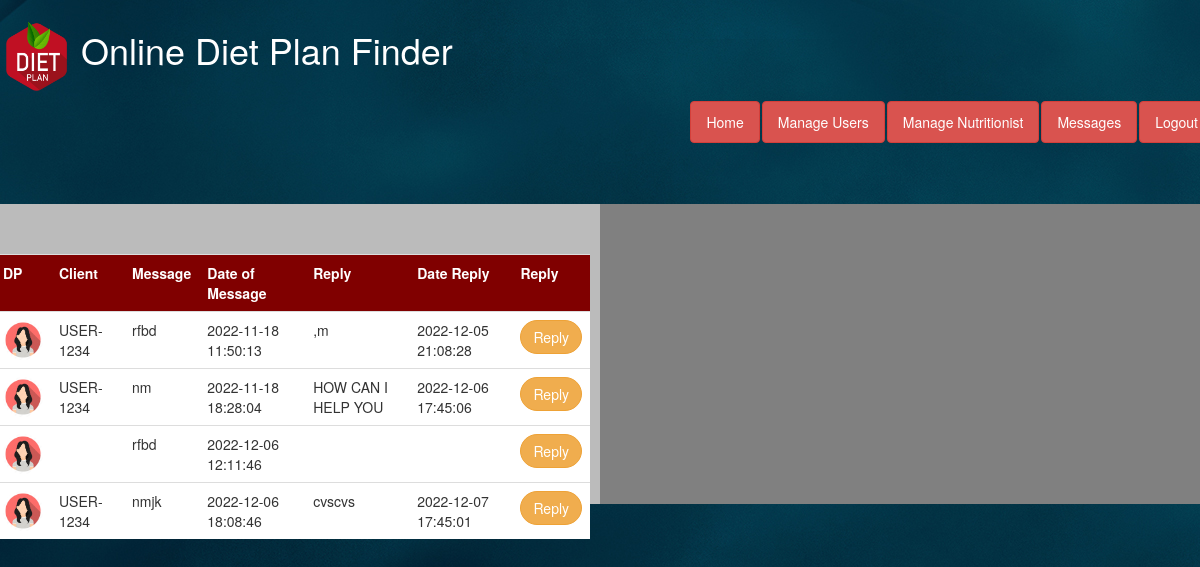
The app's page /admin_messages.php (signed in) with its own data.
### tables this page shows
CREATE TABLE IF NOT EXISTS `messages` (
  `SID` int(11) NOT NULL AUTO_INCREMENT,
  `sender_ID` int(11) NOT NULL,
  `message` varchar(500) NOT NULL,
  `reply` varchar(500) DEFAULT NULL,
  `date_message` datetime NOT NULL,
  `date_reply` datetime DEFAULT NULL,
  `reciever_ID` int(11) NOT NULL,
  PRIMARY KEY (`SID`)
);

CREATE TABLE IF NOT EXISTS `user` (
  `UID` int(11) NOT NULL AUTO_INCREMENT,
  `name` varchar(20) NOT NULL,
  `username` varchar(100) NOT NULL,
  `phone` varchar(13) NOT NULL,
  `email` varchar(50) NOT NULL,
  `password` varchar(20) NOT NULL,
  `type` varchar(30) NOT NULL,
  `status` varchar(30) NOT NULL,
  `pic` varchar(500) DEFAULT NULL,
  `intro` varchar(1000) DEFAULT NULL,
  `qualification` varchar(200) DEFAULT NULL,
  `experience` varchar(400) DEFAULT NULL,
  PRIMARY KEY (`UID`)
);

### admin_messages.php (the view, shortened to what this page needs)
 <!DOCTYPE html>
<html lang="en">
  <head>
    <link rel="stylesheet" href="https://cdnjs.cloudflare.com/ajax/libs/font-awesome/4.7.0/css/font-awesome.min.css">
    <link href="css/bootstrap.min.css" rel="stylesheet">
<link rel="stylesheet" href="https://maxcdn.bootstrapcdn.com/bootstrap/3.4.1/css/bootstrap.min.css">
  </head>
  <body  >
  <div class="navbar" style="background-color: url(img/baC.jpg)"  >
  <header><b><a href="admin.php"> <h1 style="color:white" ><img src="img/logo1.png" width="70px" height="70px"> Online Diet Plan Finder</h1></a></header>
                     <ul class="nav nav-pills navbar-right">
                                                      <li><a style="color:white" class="btn btn-danger" href="admin.php" >Home</a></li>
                                                      <li><a style="color:white" class="btn btn-danger" href="manage_users.php" >Manage Users</a></li>
                                                      <li><a style="color:white" class="btn btn-danger" href="manage_nutritionist.php" >Manage Nutritionist</a></li>
                                                      <li><a style="color:white" class="btn btn-danger" href="admin_messages.php" >Messages</a></li>
                                                      <li><a href="logout.php" style="color:white" class="btn btn-danger" style="color:white" >Logout</a></li>
                            </ul>
        </div>
 <span style="background-image: url(img/baC.jpg)">
      <br><br>
	<div class="row">
  <div class="column" style="background-color:#bbb;">
  <section class="hero-section set-bg" data-setbg="img/head.jpg">
  <br><Br>
<table class="table">
 <tr>
 <th>
DP
</th>
 <th>
Client
</th>
<th>
Message
</th>
<th>
Date of Message
</th>
<th>
Reply
</th>
<th>
Date Reply
</th>
<th>
Reply
</th>
</tr>
<?php
$UID=$_SESSION['UID'];
$conn=mysqli_connect('localhost','root','','diet');
$sql="select * from messages where reciever_ID=$UID";
$result=mysqli_query($conn,$sql);
$num=mysqli_num_rows($result);
if($num>0){
while($row=mysqli_fetch_assoc($result)){
 $SID=$row['SID'];
 $sender_id=$row['sender_ID'];
 $message=$row['message'];
 $reply=$row['reply'];
 $date_message=$row['date_message'];
 $date_reply=$row['date_reply'];
?>
 <?php
 $user="select * from user  where UID='$sender_id';";
$res=mysqli_query($conn,$user);
$r=mysqli_fetch_assoc($res);
@$nameclient=$r['username'];
?>
<?php
echo "<tr>";
echo "<td><img src='img/1000_F_116244459_pywR1e0T3H7FPk3LTMjG6jsL3UchDpht.jpg' height='40px' width='40px' style='border-radius:90px'></td>";
echo "<td> $nameclient </td>";
echo "<td> $message </td>";
echo "<td> $date_message </td>";
echo "<td> $reply </td>";
echo "<td> $date_reply </td>";
echo "<td><a href='admin_messages.php?send=$sender_id&&mid=$SID' class='btn btn-warning' style='border-radius:20px'>Reply</a></td>";
echo "</tr>";
?>
<?php }
}?>
</table>
  </div>
  <div class="column" style="background-color:grey;">
</div>
</div>
</body>
</html>

### admin_messages.php (style rules this page uses)
* { box-sizing: border-box; }
.column { float: left; width: 50%; padding: 10px; height: 300px; }
.row:after { content: ""; display: table; clear: both; }
body { background-image: url(img/baC.jpg); }
td { background-color:white; }
th { background-color:maroon; color:white; }

### records on screen
messages: user.username "USER-1234", message "rfbd", date_message "2022-11-18 11:50:13", reply ",m", date_reply "2022-12-05 21:08:28"
messages: user.username "USER-1234", message "nm", date_message "2022-11-18 18:28:04", reply "HOW CAN I HELP YOU", date_reply "2022-12-06 17:45:06"
messages: message "rfbd", date_message "2022-12-06 12:11:46"
messages: user.username "USER-1234", message "nmjk", date_message "2022-12-06 18:08:46", reply "cvscvs", date_reply "2022-12-07 17:45:01"
